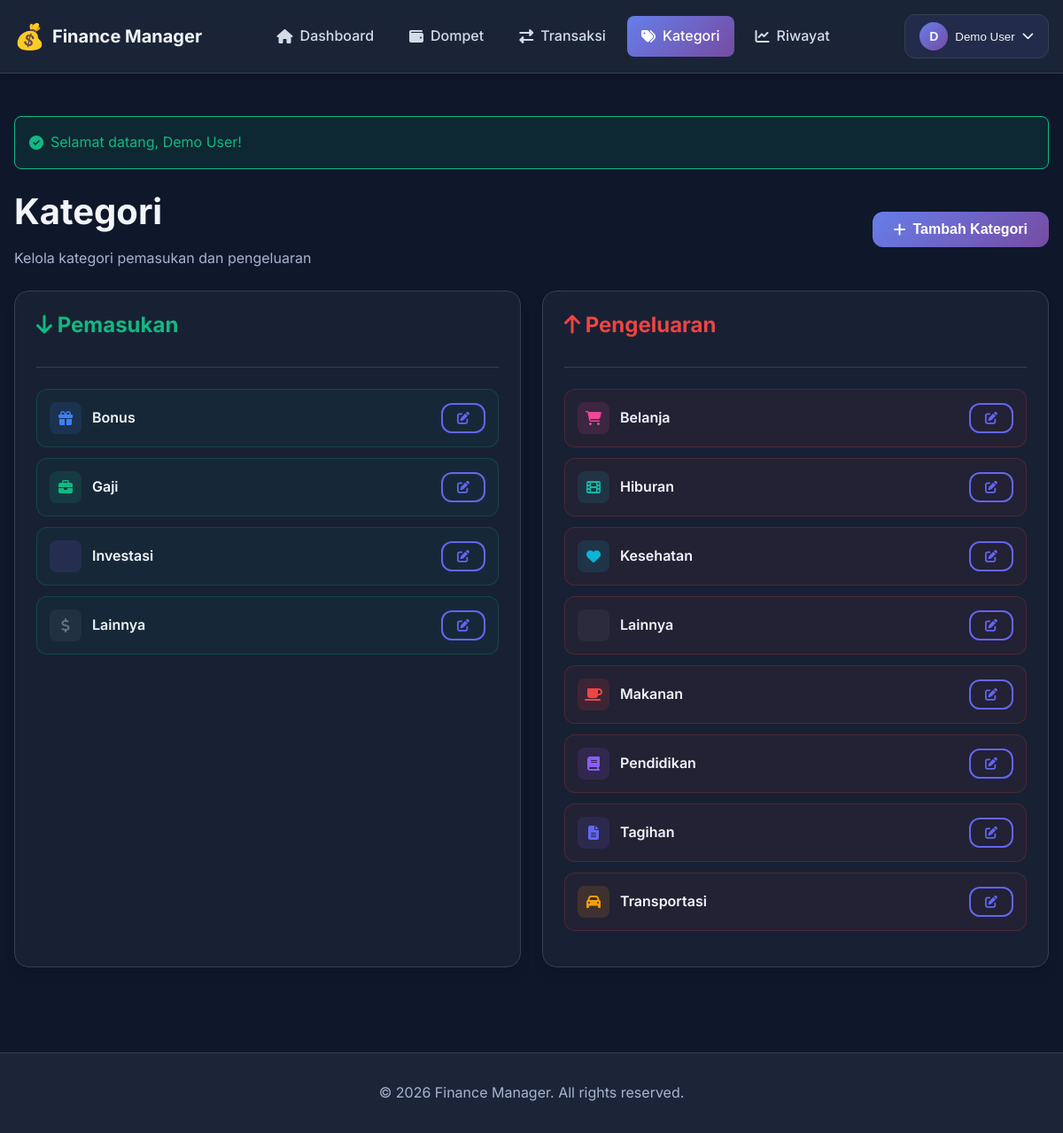
The app's page /categories.php (signed in) with its own data.
### tables this page shows
CREATE TABLE users (
    id INT AUTO_INCREMENT PRIMARY KEY,
    username VARCHAR(50) NOT NULL UNIQUE,
    email VARCHAR(100) NOT NULL UNIQUE,
    password VARCHAR(255) NOT NULL,
    full_name VARCHAR(100) NOT NULL,
    created_at TIMESTAMP DEFAULT CURRENT_TIMESTAMP,
    updated_at TIMESTAMP DEFAULT CURRENT_TIMESTAMP ON UPDATE CURRENT_TIMESTAMP,
    INDEX idx_username (username),
    INDEX idx_email (email)
);

CREATE TABLE categories (
    id INT AUTO_INCREMENT PRIMARY KEY,
    user_id INT NOT NULL,
    name VARCHAR(100) NOT NULL,
    type ENUM('income', 'expense') NOT NULL,
    color VARCHAR(7) DEFAULT '#6B7280',
    icon VARCHAR(50) DEFAULT 'tag',
    is_active TINYINT(1) DEFAULT 1,
    created_at TIMESTAMP DEFAULT CURRENT_TIMESTAMP,
    FOREIGN KEY (user_id) REFERENCES users(id) ON DELETE CASCADE,
    INDEX idx_user_id (user_id),
    INDEX idx_type (type)
);

### includes/functions.php (called while the page is built, shortened)
<?php
function isLoggedIn() {
    return isset($_SESSION['user_id']);
}
function getUserId() {
    return $_SESSION['user_id'] ?? null;
}
function getCurrentUser() {
    $sql = "SELECT id, username, email, full_name FROM users WHERE id = ?";
    return fetchOne($sql, [getUserId()]);
}
function getFlash() {
    if (isset($_SESSION['flash'])) {
        $flash = $_SESSION['flash'];
        return $flash;
    }
    return null;
}

### config/database.php (called while the page is built, shortened)
<?php
try {
    $dsn = "mysql:host=" . DB_HOST . ";dbname=" . DB_NAME . ";charset=" . DB_CHARSET;
    $options = [
        PDO::ATTR_ERRMODE            => PDO::ERRMODE_EXCEPTION,
        PDO::ATTR_DEFAULT_FETCH_MODE => PDO::FETCH_ASSOC,
        PDO::ATTR_EMULATE_PREPARES   => false,
    ];
    $pdo = new PDO($dsn, DB_USER, DB_PASS, $options);
} catch (PDOException $e) {
    error_log("Database Connection Error: " . $e->getMessage());
    die("Database connection failed. Please try again later.");
}
function query($sql, $params = []) {
    global $pdo;
    try {
        $stmt = $pdo->prepare($sql);
        $stmt->execute($params);
        return $stmt;
    } catch (PDOException $e) {
        error_log("Query Error: " . $e->getMessage());
        throw $e;
    }
}
function fetchAll($sql, $params = []) {
    return query($sql, $params)->fetchAll();
}
function fetchOne($sql, $params = []) {
    return query($sql, $params)->fetch();
}

### categories.php (the view, shortened to what this page needs)
<?php
require_once __DIR__ . '/includes/header.php';
$userId = getUserId();
$categories = fetchAll(
    "SELECT * FROM categories WHERE user_id = ? ORDER BY type, name",
    [$userId]
);
$incomeCategories = array_filter($categories, fn($c) => $c['type'] === 'income');
$expenseCategories = array_filter($categories, fn($c) => $c['type'] === 'expense');
?>
<div class="page-header mb-3 d-flex justify-between align-center">
    <div>
        <h1>Kategori</h1>
        <p style="color: var(--text-muted);">Kelola kategori pemasukan dan pengeluaran</p>
    </div>
    <button class="btn btn-primary" onclick="openAddCategoryModal()">
        <i class="fas fa-plus"></i>
        <span>Tambah Kategori</span>
    </button>
</div>
<div class="grid grid-2">
    <div class="card">
        <div class="card-header">
            <h3 class="card-title" style="color: var(--secondary);">
                <i class="fas fa-arrow-down"></i> Pemasukan
            </h3>
        </div>
        <div class="card-body">
            <?php if (empty($incomeCategories)): ?>
                <div class="empty-state">
                    <div class="empty-state-icon"><i class="fas fa-tags"></i></div>
                    <p class="empty-state-description">Belum ada kategori pemasukan</p>
                </div>
            <?php else: ?>
                <div style="display: flex; flex-direction: column; gap: 0.75rem;">
                    <?php foreach ($incomeCategories as $cat): ?>
                        <div style="display: flex; justify-content: space-between; align-items: center; padding: 0.875rem; background: rgba(16, 185, 129, 0.05); border-radius: var(--radius-lg); border: 1px solid rgba(16, 185, 129, 0.2);">
                            <div style="display: flex; align-items: center; gap: 0.75rem;">
                                <div style="width: 36px; height: 36px; border-radius: var(--radius-md); background: <?php echo $cat['color']; ?>20; color: <?php echo $cat['color']; ?>; display: flex; align-items: center; justify-content: center;">
                                    <i class="fas fa-<?php echo $cat['icon']; ?>"></i>
                                </div>
                                <div>
                                    <div style="font-weight: 600;"><?php echo $cat['name']; ?></div>
                                </div>
                            </div>
                            <div style="display: flex; gap: 0.5rem;">
                                <button class="btn btn-sm btn-outline" onclick='editCategory(<?php echo json_encode($cat); ?>)'>
                                    <i class="fas fa-edit"></i>
                                </button>
                            </div>
                        </div>
                    <?php endforeach; ?>
                </div>
            <?php endif; ?>
        </div>
    </div>
    <div class="card">
        <div class="card-header">
            <h3 class="card-title" style="color: var(--danger);">
                <i class="fas fa-arrow-up"></i> Pengeluaran
            </h3>
        </div>
        <div class="card-body">
            <?php if (empty($expenseCategories)): ?>
                <div class="empty-state">
                    <div class="empty-state-icon"><i class="fas fa-tags"></i></div>
                    <p class="empty-state-description">Belum ada kategori pengeluaran</p>
                </div>
            <?php else: ?>
                <div style="display: flex; flex-direction: column; gap: 0.75rem;">
                    <?php foreach ($expenseCategories as $cat): ?>
                        <div style="display: flex; justify-content: space-between; align-items: center; padding: 0.875rem; background: rgba(239, 68, 68, 0.05); border-radius: var(--radius-lg); border: 1px solid rgba(239, 68, 68, 0.2);">
                            <div style="display: flex; align-items: center; gap: 0.75rem;">
                                <div style="width: 36px; height: 36px; border-radius: var(--radius-md); background: <?php echo $cat['color']; ?>20; color: <?php echo $cat['color']; ?>; display: flex; align-items: center; justify-content: center;">
                                    <i class="fas fa-<?php echo $cat['icon']; ?>"></i>
                                </div>
                                <div>
                                    <div style="font-weight: 600;"><?php echo $cat['name']; ?></div>
                                </div>
                            </div>
                            <div style="display: flex; gap: 0.5rem;">
                                <button class="btn btn-sm btn-outline" onclick='editCategory(<?php echo json_encode($cat); ?>)'>
                                    <i class="fas fa-edit"></i>
                                </button>
                            </div>
                        </div>
                    <?php endforeach; ?>
                </div>
            <?php endif; ?>
        </div>
    </div>
</div>
<?php require_once __DIR__ . '/includes/footer.php'; ?>

### includes/header.php (shortened to what this page needs)
<?php
require_once __DIR__ . '/../config/database.php';
require_once __DIR__ . '/../includes/functions.php';
$user = getCurrentUser();
$currentPage = basename($_SERVER['PHP_SELF'], '.php');
?>
<!DOCTYPE html>
<html lang="id">
<head>
    <link rel="stylesheet" href="https://cdnjs.cloudflare.com/ajax/libs/font-awesome/6.4.0/css/all.min.css">
    <link rel="stylesheet" href="/uangnew/assets/css/style.css">
    <link rel="stylesheet" href="/uangnew/assets/css/components.css">
    <link rel="stylesheet" href="/uangnew/assets/css/app.css">
</head>
<body>
    <nav class="navbar">
        <div class="container">
            <div class="navbar-content">
                <div class="navbar-brand">
                    <span class="brand-icon">💰</span>
                    <span class="brand-text"><?php echo APP_NAME; ?></span>
                </div>
                <div class="navbar-menu" id="navbarMenu">
                    <a href="/uangnew/index.php" class="nav-link <?php echo $currentPage === 'index' ? 'active' : ''; ?>">
                        <i class="fas fa-home"></i>
                        <span>Dashboard</span>
                    </a>
                    <a href="/uangnew/wallets.php" class="nav-link <?php echo $currentPage === 'wallets' ? 'active' : ''; ?>">
                        <i class="fas fa-wallet"></i>
                        <span>Dompet</span>
                    </a>
                    <a href="/uangnew/transactions.php" class="nav-link <?php echo $currentPage === 'transactions' ? 'active' : ''; ?>">
                        <i class="fas fa-exchange-alt"></i>
                        <span>Transaksi</span>
                    </a>
                    <a href="/uangnew/categories.php" class="nav-link <?php echo $currentPage === 'categories' ? 'active' : ''; ?>">
                        <i class="fas fa-tags"></i>
                        <span>Kategori</span>
                    </a>
                    <a href="/uangnew/history.php" class="nav-link <?php echo $currentPage === 'history' ? 'active' : ''; ?>">
                        <i class="fas fa-chart-line"></i>
                        <span>Riwayat</span>
                    </a>
                </div>
                <div class="navbar-user">
                    <div class="user-dropdown">
                        <button class="user-dropdown-toggle">
                            <div class="user-avatar"><?php echo strtoupper(substr($user['full_name'], 0, 1)); ?></div>
                            <span class="user-name"><?php echo $user['full_name']; ?></span>
                            <i class="fas fa-chevron-down"></i>
                        </button>
                    </div>
                </div>
            </div>
        </div>
    </nav>
    <main class="main-content" id="main-content" role="main">
        <div class="container">
            <?php $flash = getFlash(); if ($flash): ?>
                <div class="alert alert-<?php echo $flash['type']; ?>">
                    <i class="fas fa-<?php echo $flash['type'] === 'success' ? 'check-circle' : 'exclamation-circle'; ?>"></i>
                    <?php echo $flash['message']; ?>
                </div>
            <?php endif; ?>

### assets/css/style.css (style rules this page uses)
:root { --primary: #6366F1; --primary-dark: #4F46E5; --primary-light: #818CF8; --secondary: #10B981; --secondary-dark: #059669; --danger: #EF4444; --danger-dark: #DC2626; --warning: #F59E0B; --info: #3B82F6; --bg-primary: #0F172A; --bg-secondary: #1E293B; --bg-tertiary: #334155; --text-primary: #F1F5F9; --text-secondary: #D4DBE8; --text-muted: #A8B3CF; --border: #334155; --gradient-primary: linear-gradient(135deg, #667EEA 0%, #764BA2 100%); --gradient-success: linear-gradient(135deg, #10B981 0%, #059669 100%); --gradient-danger: linear-gradient(135deg, #EF4444 0%, #DC2626 100%); --gradient-card: linear-gradient(135deg, rgba(99, 102, 241, 0.1) 0%, rgba(139, 92, 246, 0.1) 100%); --spacing-xs: 0.25rem; --spacing-sm: 0.5rem; --spacing-md: 1rem; --spacing-lg: 1.5rem; --spacing-xl: 2rem; --spacing-2xl: 3rem; --radius-sm: 0.375rem; --radius-md: 0.5rem; --radius-lg: 0.75rem; --radius-xl: 1rem; --radius-2xl: 1.5rem; --shadow-sm: 0 1px 2px 0 rgba(0, 0, 0, 0.05); --shadow-md: 0 4px 6px -1px rgba(0, 0, 0, 0.1); --shadow-lg: 0 10px 15px -3px rgba(0, 0, 0, 0.1); --shadow-xl: 0 20px 25px -5px rgba(0, 0, 0, 0.1); --shadow-glow: 0 0 20px rgba(99, 102, 241, 0.3); --transition-fast: 150ms ease-in-out; --transition-base: 250ms ease-in-out; --transition-slow: 350ms ease-in-out; }
* { margin: 0; padding: 0; box-sizing: border-box; }
html { font-size: 16px; scroll-behavior: smooth; }
body { font-family: 'Inter', -apple-system, BlinkMacSystemFont, 'Segoe UI', Roboto, 'Helvetica Neue', Arial, sans-serif; background: var(--bg-primary); color: var(--text-primary); line-height: 1.6; min-height: 100vh; overflow-x: hidden; }
h1, h2, h3, h4, h5, h6 { font-weight: 700; line-height: 1.2; margin-bottom: var(--spacing-md); }
h1 { font-size: 2.5rem; }
h3 { font-size: 1.75rem; }
.container { width: 100%; max-width: 1200px; margin: 0 auto; padding: 0 var(--spacing-md); }
.card { background: rgba(30, 41, 59, 0.6); backdrop-filter: blur(10px); border: 1px solid var(--border); border-radius: var(--radius-xl); padding: var(--spacing-lg); box-shadow: var(--shadow-lg); transition: all var(--transition-base); }
.card-header { margin-bottom: var(--spacing-lg); padding-bottom: var(--spacing-md); border-bottom: 1px solid var(--border); }
.card-title { font-size: 1.5rem; font-weight: 700; color: var(--text-primary); }
.card-body { margin: var(--spacing-md) 0; }
.btn { display: inline-flex; align-items: center; justify-content: center; gap: var(--spacing-sm); padding: 0.75rem 1.5rem; font-size: 1rem; font-weight: 600; border: none; border-radius: var(--radius-lg); cursor: pointer; transition: all var(--transition-base); text-decoration: none; line-height: 1; position: relative; overflow: hidden; }
.btn::before { content: ''; position: absolute; top: 50%; left: 50%; width: 0; height: 0; border-radius: 50%; background: rgba(255, 255, 255, 0.1); transform: translate(-50%, -50%); transition: width var(--transition-base), height var(--transition-base); }
.btn-primary { background: var(--gradient-primary); color: white; }
.btn-outline { background: transparent; border: 2px solid var(--primary); color: var(--primary); }
.btn-sm { padding: 0.5rem 1rem; font-size: 0.875rem; }
.alert { padding: var(--spacing-md); border-radius: var(--radius-md); margin-bottom: var(--spacing-lg); display: flex; align-items: center; gap: var(--spacing-sm); animation: slideInDown var(--transition-base); }
.alert-success { background: rgba(16, 185, 129, 0.1); border: 1px solid var(--secondary); color: var(--secondary); }
.mb-3 { margin-bottom: var(--spacing-lg); }
.d-flex { display: flex; }
.justify-between { justify-content: space-between; }
.align-center { align-items: center; }

### records on screen
users: full_name "D", full_name "Demo User"
categories: name "Bonus"
categories: name "Gaji"
categories: name "Investasi"
categories: name "Lainnya"
categories: name "Belanja"
categories: name "Hiburan"
categories: name "Kesehatan"
categories: name "Lainnya"
categories: name "Makanan"
categories: name "Pendidikan"
categories: name "Tagihan"
categories: name "Transportasi"

### other values on screen
APP_NAME "Finance Manager"
$flash['message'] "Selamat datang, Demo User!"
